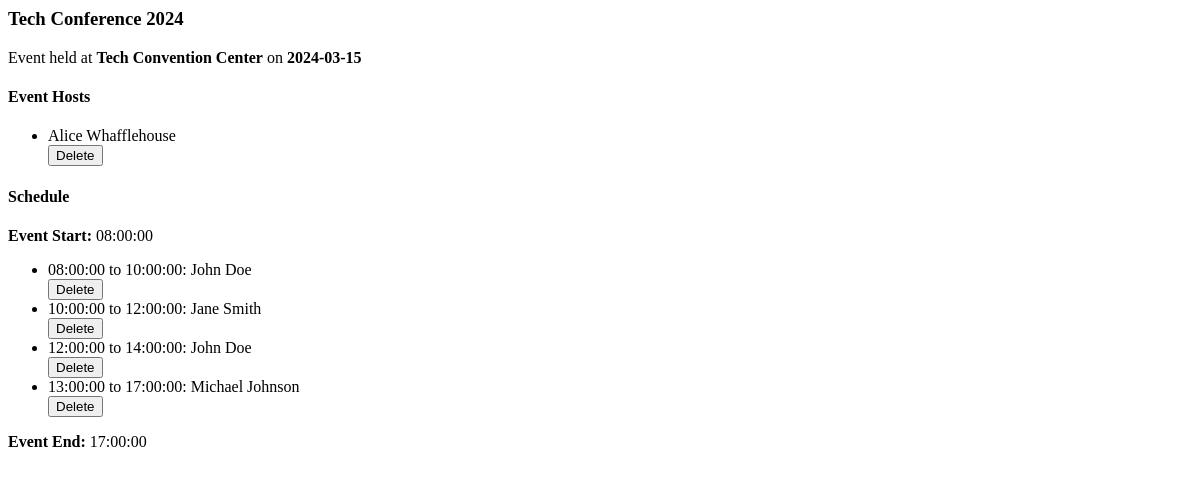
/event_details/1, run on an earlier commit of the app's database.
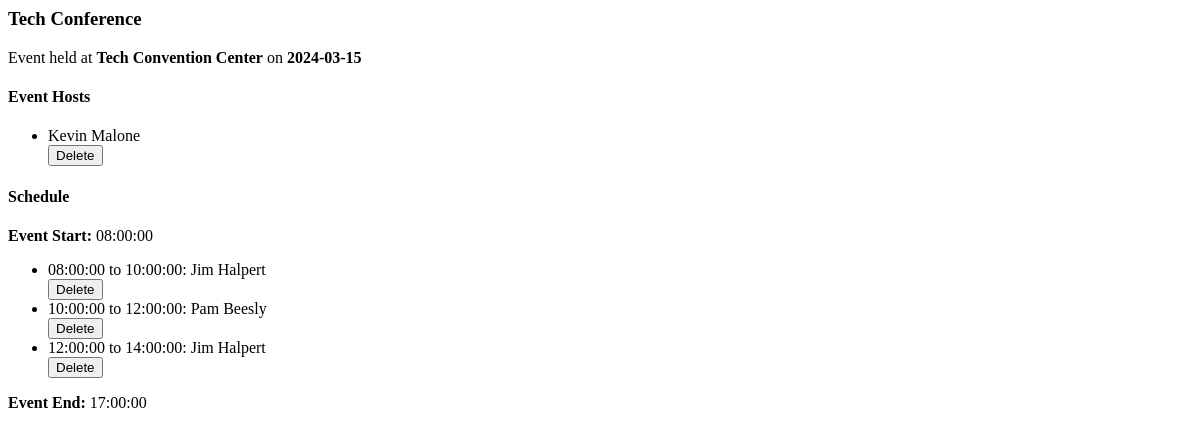
And on a later commit of the database.
### app/models/events.py (models this page shows, shortened)
class Event(db.Model):
    __tablename__ = 'events'
    event_id = db.Column(db.Integer, primary_key=True)
    name = db.Column(db.String(100), nullable=False)
    date = db.Column(db.String(50),  nullable=False)
    venue_id = db.Column(db.Integer, db.ForeignKey('venues.venue_id'), nullable=False)
    schedule = db.relationship('Schedule', backref='event', uselist=False)
    admins = db.relationship('Admin', secondary=admin_event_association, back_populates='events')

### app/models/admin.py (models this page shows, shortened)
class Admin(User):
    __tablename__ = 'admins'
    admin_id = db.Column(db.Integer, db.ForeignKey('users.user_id'), primary_key=True)
    username = db.Column(db.String(80), unique=True, nullable=False)
    password_hash = db.Column(db.String(128), nullable=False)
    events = db.relationship('Event', secondary=admin_event_association, back_populates='admins')
    __mapper_args__ = {
        'polymorphic_identity': 'admin'
    }

### app/models/user.py (models this page shows, shortened)
class User(db.Model):
    __tablename__ = 'users'
    user_id = db.Column(db.Integer, primary_key=True)
    name = db.Column(db.String(100), nullable=False)
    email = db.Column(db.String(120), unique=True, nullable=False)
    type = db.Column(db.String(50))  # Discriminator column for subclasses
    __mapper_args__ = {
        'polymorphic_on': type,
        'polymorphic_identity': 'user'
    }

### app/models/timeslot.py (models this page shows, shortened)
class TimeSlot(db.Model):
    __tablename__ = 'time_slots'
    slot_id = db.Column(db.Integer, primary_key=True)
    start_time = db.Column(db.Time, nullable=False)  # Start of the time slot (e.g., 08:00:00)
    end_time = db.Column(db.Time, nullable=False)    # End of the time slot (e.g., 09:00:00)
    schedule_id = db.Column(db.Integer, db.ForeignKey('schedules.schedule_id'), nullable=False)
    speakers = db.relationship('Speaker', secondary='time_slot_speakers', backref='time_slots')

### app/models/speaker.py (models this page shows, shortened)
class Speaker(db.Model):
    __tablename__ = 'speakers'
    speaker_id = db.Column(db.Integer, primary_key=True)
    name = db.Column(db.String(100), nullable=False)
    email = db.Column(db.String(120), unique=True, nullable=False)
    expertise = db.Column(db.String(100), nullable=False)
    __mapper_args__ = {
        'polymorphic_identity': 'speaker'
    }

### app/routes/manager.py (the view)
@bp.route('/event_details/<int:event_id>')
def event_details(event_id):
    event = Event.query.get_or_404(event_id)
    schedule = event.schedule
    time_slots = sorted(schedule.time_slots, key=lambda ts: ts.start_time) if schedule else []
    return render_template('partials/event_details.html', event=event, schedule=schedule, time_slots=time_slots)

### app/__init__.py (called while the page is built)
def create_app():
    app = Flask(__name__)
    app.config.from_object('config.Config')
    db.init_app(app)
    @app.before_request
    def load_logged_in_user():
        user_id = session.get('user_id')
        if user_id is None:
            g.admin = None
        else:
            g.admin = Admin.query.get(user_id)
    from .routes import events, speakers, venues, manager
    app.register_blueprint(login.bp)
    app.register_blueprint(events.bp)
    app.register_blueprint(speakers.bp)
    app.register_blueprint(venues.bp)
    app.register_blueprint(manager.bp)
    with app.app_context():
        db.create_all()
    return app

### app/templates/partials/event_details.html (shortened to what this page needs)
<div class="card-header">
  <h3>{{ event.name }}</h3>
  <p> Event held at <strong>{{event.venue.name}}</strong> on <strong>{{ event.date }}</strong></p>
</div>
<div class="card-body">
  <h4 class="card-title">Event Hosts</h4>
  <div>
    <ul class="list-group mb-2">
      {% for admin in event.admins %}
      <li class="list-group-item d-flex justify-content-between align-items-center">
        <div>
          {{ admin.name }}
        </div>
        <button
          class="btn btn-sm btn-danger delete-host-btn"
          data-event-id="{{ event.event_id }}"
          data-host-id="{{ admin.admin_id }}">
          Delete
        </button>
      </li>
      {% endfor %}
    </ul>
  </div>
</div>
  <h4 class="card-title">Schedule</h4>
  {% if schedule %}
    <div class="mb-2">
      <strong>Event Start:</strong> {{ schedule.start_time }}
    </div>
    <ul class="list-group mb-2">
      {% for timeslot in time_slots %}
      <li class="list-group-item d-flex justify-content-between align-items-center">
        <div>
          {{ timeslot.start_time }} to {{ timeslot.end_time }}:
          <span>
            {% for speaker in timeslot.speakers %}
              <span class="badge bg-primary">{{ speaker.name }}</span>{% if not loop.last %} {% endif %}
            {% endfor %}
          </span>
        </div>
        <button class="btn btn-sm btn-danger delete-time-slot-btn" data-timeslot-id="{{ timeslot.slot_id }}">
          Delete
        </button>
      </li>
      {% endfor %}
    </ul>
    <div class="mb-2">
      <strong>Event End:</strong> {{ schedule.end_time }}
    </div>
  {% else %}
    <p class="text-muted">No schedule available for this event.</p>
  {% endif %}

What changed in the data, as far as the page shows it:
removed TimeSlot: start_time "13:00:00", end_time "17:00:00"
no longer on this page (row edited): Speaker: name "Michael Johnson", shown under "13:00:00"
changed Event: name "Tech Conference 2024" → "Tech Conference"
changed Admin: name "Alice Whafflehouse" → "Kevin Malone"
changed Speaker: name "John Doe" → "Jim Halpert"
changed Speaker: name "Jane Smith" → "Pam Beesly"
